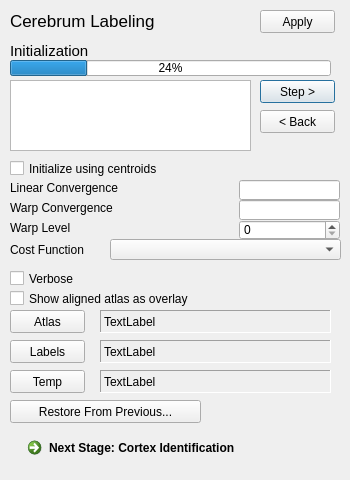
<?xml version="1.0" encoding="UTF-8"?>
<ui version="4.0">
 <class>CerebrumExtractionDialog</class>
 <widget class="QDialog" name="CerebrumExtractionDialog">
  <property name="geometry">
   <rect>
    <x>0</x>
    <y>0</y>
    <width>350</width>
    <height>480</height>
   </rect>
  </property>
  <property name="windowTitle">
   <string>Cerebrum Extraction</string>
  </property>
  <widget class="QPushButton" name="previousStepButton">
   <property name="geometry">
    <rect>
     <x>260</x>
     <y>110</y>
     <width>75</width>
     <height>23</height>
    </rect>
   </property>
   <property name="text">
    <string>&lt; Back</string>
   </property>
  </widget>
  <widget class="QPushButton" name="runStepButton">
   <property name="geometry">
    <rect>
     <x>260</x>
     <y>80</y>
     <width>75</width>
     <height>23</height>
    </rect>
   </property>
   <property name="text">
    <string>Step &gt;</string>
   </property>
   <property name="default">
    <bool>true</bool>
   </property>
  </widget>
  <widget class="QCommandLinkButton" name="nextTool">
   <property name="geometry">
    <rect>
     <x>20</x>
     <y>430</y>
     <width>321</width>
     <height>41</height>
    </rect>
   </property>
   <property name="text">
    <string>Next Stage: Cortex Identification</string>
   </property>
  </widget>
  <widget class="QLabel" name="label_5">
   <property name="geometry">
    <rect>
     <x>10</x>
     <y>10</y>
     <width>261</width>
     <height>21</height>
    </rect>
   </property>
   <property name="font">
    <font>
     <pointsize>13</pointsize>
    </font>
   </property>
   <property name="text">
    <string>Cerebrum Labeling</string>
   </property>
  </widget>
  <widget class="QProgressBar" name="progressBar">
   <property name="geometry">
    <rect>
     <x>10</x>
     <y>60</y>
     <width>321</width>
     <height>16</height>
    </rect>
   </property>
   <property name="value">
    <number>24</number>
   </property>
  </widget>
  <widget class="QLabel" name="stepNameText">
   <property name="geometry">
    <rect>
     <x>10</x>
     <y>40</y>
     <width>291</width>
     <height>21</height>
    </rect>
   </property>
   <property name="font">
    <font>
     <pointsize>11</pointsize>
    </font>
   </property>
   <property name="text">
    <string>Initialization</string>
   </property>
  </widget>
  <widget class="QPushButton" name="applyButton">
   <property name="geometry">
    <rect>
     <x>260</x>
     <y>10</y>
     <width>75</width>
     <height>23</height>
    </rect>
   </property>
   <property name="text">
    <string>Apply</string>
   </property>
  </widget>
  <widget class="QLineEdit" name="linearConvergenceEditBox">
   <property name="geometry">
    <rect>
     <x>239</x>
     <y>180</y>
     <width>101</width>
     <height>20</height>
    </rect>
   </property>
  </widget>
  <widget class="QLabel" name="label">
   <property name="geometry">
    <rect>
     <x>10</x>
     <y>180</y>
     <width>141</width>
     <height>16</height>
    </rect>
   </property>
   <property name="text">
    <string>Linear Convergence</string>
   </property>
  </widget>
  <widget class="QLabel" name="label_3">
   <property name="geometry">
    <rect>
     <x>10</x>
     <y>220</y>
     <width>141</width>
     <height>16</height>
    </rect>
   </property>
   <property name="text">
    <string>Warp Level</string>
   </property>
  </widget>
  <widget class="QLabel" name="label_4">
   <property name="geometry">
    <rect>
     <x>10</x>
     <y>242</y>
     <width>101</width>
     <height>16</height>
    </rect>
   </property>
   <property name="text">
    <string>Cost Function</string>
   </property>
  </widget>
  <widget class="QLineEdit" name="warpConvergenceEditBox">
   <property name="geometry">
    <rect>
     <x>239</x>
     <y>200</y>
     <width>101</width>
     <height>20</height>
    </rect>
   </property>
   <property name="toolTip">
    <string/>
   </property>
  </widget>
  <widget class="QLabel" name="label_2">
   <property name="geometry">
    <rect>
     <x>10</x>
     <y>200</y>
     <width>141</width>
     <height>16</height>
    </rect>
   </property>
   <property name="text">
    <string>Warp Convergence</string>
   </property>
  </widget>
  <widget class="QSpinBox" name="warpLevelSpinBox">
   <property name="geometry">
    <rect>
     <x>239</x>
     <y>220</y>
     <width>101</width>
     <height>20</height>
    </rect>
   </property>
  </widget>
  <widget class="QComboBox" name="costFunctionComboBox">
   <property name="geometry">
    <rect>
     <x>110</x>
     <y>239</y>
     <width>231</width>
     <height>21</height>
    </rect>
   </property>
  </widget>
  <widget class="QCheckBox" name="verboseCheckBox">
   <property name="geometry">
    <rect>
     <x>10</x>
     <y>270</y>
     <width>141</width>
     <height>17</height>
    </rect>
   </property>
   <property name="text">
    <string>Verbose</string>
   </property>
  </widget>
  <widget class="QCheckBox" name="showAlignedAtlasAsOverlayCheckBox">
   <property name="geometry">
    <rect>
     <x>10</x>
     <y>290</y>
     <width>211</width>
     <height>17</height>
    </rect>
   </property>
   <property name="text">
    <string>Show aligned atlas as overlay</string>
   </property>
  </widget>
  <widget class="QPushButton" name="atlasPushButton">
   <property name="geometry">
    <rect>
     <x>10</x>
     <y>310</y>
     <width>75</width>
     <height>23</height>
    </rect>
   </property>
   <property name="text">
    <string>Atlas</string>
   </property>
  </widget>
  <widget class="QPushButton" name="labelsPushButton">
   <property name="geometry">
    <rect>
     <x>10</x>
     <y>340</y>
     <width>75</width>
     <height>23</height>
    </rect>
   </property>
   <property name="text">
    <string>Labels</string>
   </property>
  </widget>
  <widget class="QPushButton" name="tempPathPushButton">
   <property name="geometry">
    <rect>
     <x>10</x>
     <y>370</y>
     <width>75</width>
     <height>23</height>
    </rect>
   </property>
   <property name="text">
    <string>Temp</string>
   </property>
  </widget>
  <widget class="DSFileLabel" name="atlasFileTextLabel">
   <property name="geometry">
    <rect>
     <x>100</x>
     <y>310</y>
     <width>231</width>
     <height>23</height>
    </rect>
   </property>
   <property name="acceptDrops">
    <bool>true</bool>
   </property>
   <property name="frameShape">
    <enum>QFrame::Panel</enum>
   </property>
   <property name="frameShadow">
    <enum>QFrame::Sunken</enum>
   </property>
   <property name="text">
    <string>TextLabel</string>
   </property>
   <property name="scaledContents">
    <bool>false</bool>
   </property>
  </widget>
  <widget class="DSFileLabel" name="labelFileTextLabel">
   <property name="geometry">
    <rect>
     <x>100</x>
     <y>340</y>
     <width>231</width>
     <height>23</height>
    </rect>
   </property>
   <property name="acceptDrops">
    <bool>true</bool>
   </property>
   <property name="frameShape">
    <enum>QFrame::Panel</enum>
   </property>
   <property name="frameShadow">
    <enum>QFrame::Sunken</enum>
   </property>
   <property name="text">
    <string>TextLabel</string>
   </property>
   <property name="scaledContents">
    <bool>false</bool>
   </property>
  </widget>
  <widget class="DSFileLabel" name="tempPathTextLabel">
   <property name="geometry">
    <rect>
     <x>100</x>
     <y>370</y>
     <width>231</width>
     <height>23</height>
    </rect>
   </property>
   <property name="acceptDrops">
    <bool>true</bool>
   </property>
   <property name="frameShape">
    <enum>QFrame::Panel</enum>
   </property>
   <property name="frameShadow">
    <enum>QFrame::Sunken</enum>
   </property>
   <property name="text">
    <string>TextLabel</string>
   </property>
   <property name="scaledContents">
    <bool>false</bool>
   </property>
  </widget>
  <widget class="QTextEdit" name="statusBoxTextEdit">
   <property name="geometry">
    <rect>
     <x>10</x>
     <y>80</y>
     <width>241</width>
     <height>71</height>
    </rect>
   </property>
   <property name="readOnly">
    <bool>true</bool>
   </property>
  </widget>
  <widget class="QPushButton" name="restoreFromPreviousSessionButton">
   <property name="geometry">
    <rect>
     <x>10</x>
     <y>400</y>
     <width>191</width>
     <height>23</height>
    </rect>
   </property>
   <property name="text">
    <string>Restore From Previous...</string>
   </property>
  </widget>
  <widget class="QCheckBox" name="useCentroidsCheckBox">
   <property name="geometry">
    <rect>
     <x>10</x>
     <y>160</y>
     <width>261</width>
     <height>17</height>
    </rect>
   </property>
   <property name="text">
    <string>Initialize using centroids</string>
   </property>
  </widget>
 </widget>
 <customwidgets>
  <customwidget>
   <class>DSFileLabel</class>
   <extends>QLabel</extends>
   <header>dsfilelabel.h</header>
   <slots>
    <signal>fileDropped(QString)</signal>
   </slots>
  </customwidget>
 </customwidgets>
 <resources/>
 <connections/>
</ui>
